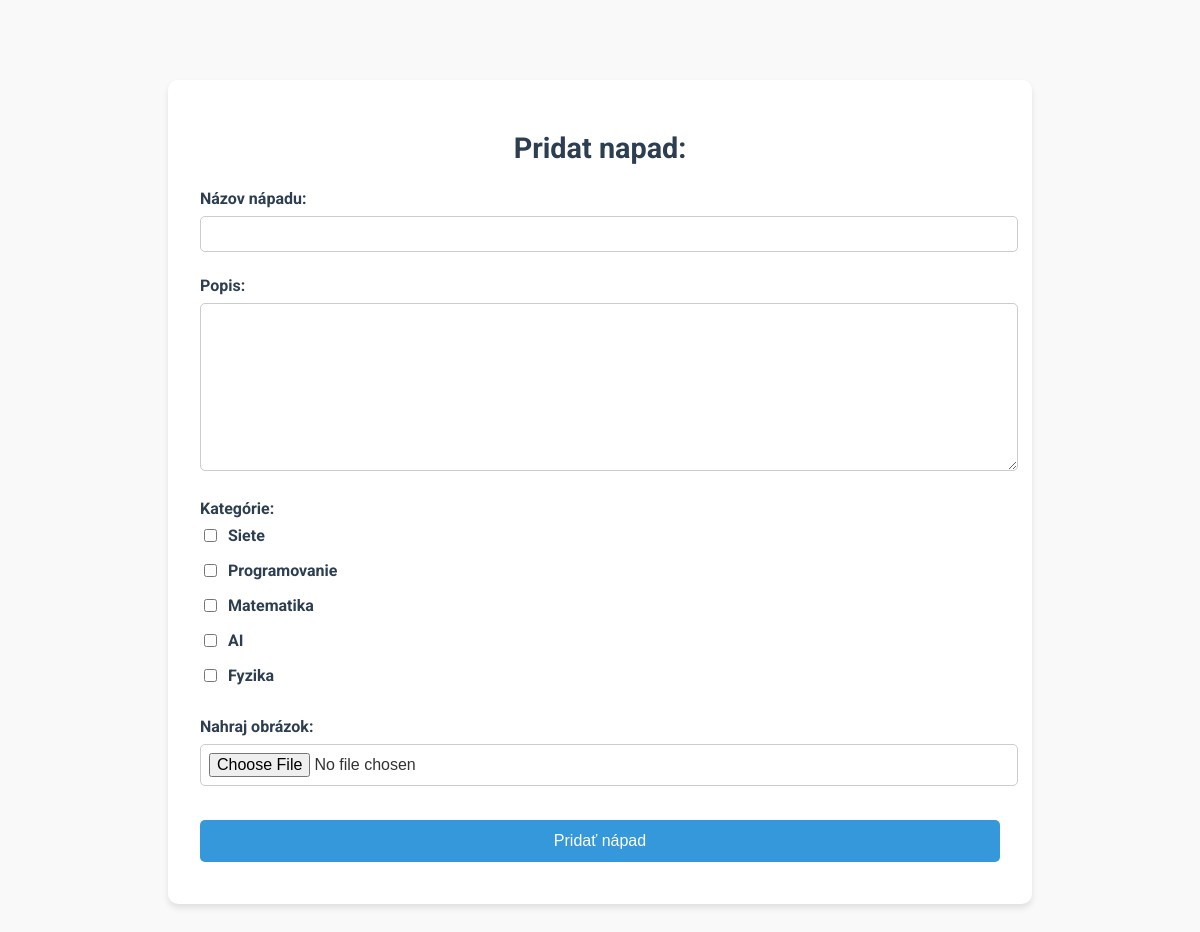
The page /add_idea (signed in) on the database its author committed.
### app.py (models this page shows)
class Category(db.Model):
    id = db.Column(db.Integer, primary_key=True)
    name = db.Column(db.String(100), unique=True, nullable=False)

### app.py (the view, shortened to what this page needs)
@app.route('/add_idea', methods=['GET', 'POST'])
def add_idea():
    if 'user_id' not in session:
        flash('Musíš byť prihlásený na pridanie nápadu.', 'danger')
        return redirect(url_for('login'))
    categories = Category.query.all()
    return render_template('add_idea.html', categories=categories)

### templates/add_idea.html (shortened to what this page needs)
<!DOCTYPE html>
<html lang="en">
<head>
    <link rel="stylesheet" href="/static/styles.css">
</head>
<body>
    <div class="form-container">
        <h1>Pridat napad:</h1>
        <form method="POST" enctype="multipart/form-data">
            <div class="form-group">
                <label for="title">Názov nápadu:</label>
                <input type="text" id="title" name="title" required>
            </div>
            <div class="form-group">
                <label for="description">Popis:</label>
                <textarea id="description" name="description" rows="3" required></textarea>
            </div>
            <div class="form-group">
                <label>Kategórie:</label>
                <div class="checkbox-group">
                    {% for category in categories %}
                    <label>
                        <input type="checkbox" name="categories" value="{{ category.name }}"> {{ category.name }}
                    </label>
                    {% endfor %}
                </div>
            </div>
            <div class="form-group">
                <label for="image">Nahraj obrázok:</label>
                <input type="file" id="image" name="image" accept="image/*">
            </div>
            <button type="submit" class="btn-submit">Pridať nápad</button>
        </form>
    </div>
</body>
</html>

### static/styles.css (style rules this page uses)
body { font-family: 'Roboto', sans-serif; margin: 0; padding: 0; display: flex; background-color: #f9f9f9; color: #333; }
.form-container { max-width: 500px; margin: 5rem auto; background-color: #ffffff; padding: 2rem; border-radius: 10px; box-shadow: 0 4px 6px rgba(0, 0, 0, 0.1); text-align: center; }
.form-container h1 { margin-bottom: 1.5rem; font-size: 1.8rem; color: #2c3e50; }
.form-group { margin-bottom: 1.5rem; text-align: left; }
.form-group label { display: block; margin-bottom: 0.5rem; font-weight: bold; color: #2c3e50; }
.form-group input, .form-group select, .form-group textarea { width: 100%; padding: 0.5rem; font-size: 1rem; border: 1px solid #ccc; border-radius: 5px; outline: none; transition: border-color 0.3s ease; }
button { display: inline-block; padding: 10px 15px; margin: 10px 0; font-size: 14px; color: white; background-color: #007bff; border: none; border-radius: 5px; cursor: pointer; transition: background 0.3s; }
.form-container { max-width: 900px; min-width: 800px; margin: 5rem auto; background-color: #ffffff; padding: 2rem; border-radius: 10px; box-shadow: 0 4px 6px rgba(0, 0, 0, 0.1); text-align: center; }
.form-group input, .form-group textarea { width: 100%; padding: 0.5rem; font-size: 1rem; border: 1px solid #ccc; border-radius: 5px; outline: none; transition: border-color 0.3s ease; }
.checkbox-group { display: flex; flex-direction: column; align-items: flex-start; gap: 0.5rem; margin-top: 0.5rem; }
.checkbox-group label { display: flex; align-items: center; gap: 0.5rem; font-size: 1rem; cursor: pointer; }
.btn-submit { display: inline-block; width: 100%; padding: 0.75rem; font-size: 1rem; color: white; background-color: #3498db; border: none; border-radius: 5px; cursor: pointer; transition: background-color 0.3s ease; }
#description { min-height: 150px; }

### rows shown on the page
Category: name "Siete"
Category: name "Programovanie"
Category: name "Matematika"
Category: name "AI"
Category: name "Fyzika"
